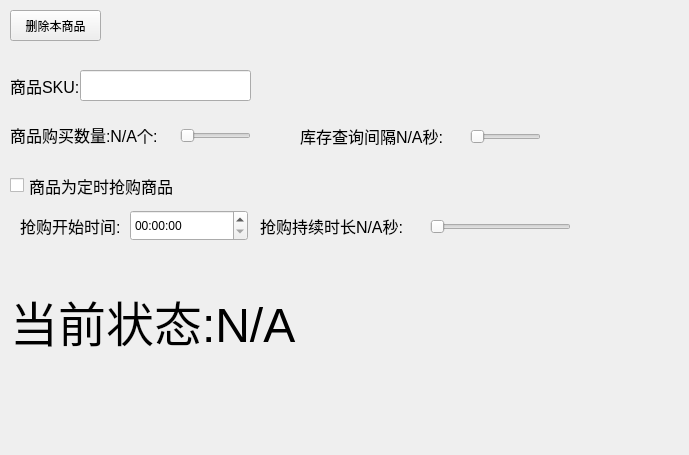
<?xml version="1.0" encoding="UTF-8"?>
<ui version="4.0">
 <class>Form</class>
 <widget class="QWidget" name="Form">
  <property name="geometry">
   <rect>
    <x>0</x>
    <y>0</y>
    <width>689</width>
    <height>455</height>
   </rect>
  </property>
  <property name="windowTitle">
   <string>Form</string>
  </property>
  <widget class="QPushButton" name="DelPushButton">
   <property name="geometry">
    <rect>
     <x>10</x>
     <y>10</y>
     <width>91</width>
     <height>31</height>
    </rect>
   </property>
   <property name="text">
    <string>删除本商品</string>
   </property>
  </widget>
  <widget class="QLabel" name="label">
   <property name="geometry">
    <rect>
     <x>10</x>
     <y>70</y>
     <width>71</width>
     <height>31</height>
    </rect>
   </property>
   <property name="font">
    <font>
     <pointsize>12</pointsize>
    </font>
   </property>
   <property name="text">
    <string>商品SKU:</string>
   </property>
  </widget>
  <widget class="QLineEdit" name="SkuLineEdit">
   <property name="geometry">
    <rect>
     <x>80</x>
     <y>70</y>
     <width>171</width>
     <height>31</height>
    </rect>
   </property>
  </widget>
  <widget class="QLabel" name="label_2">
   <property name="geometry">
    <rect>
     <x>10</x>
     <y>119</y>
     <width>161</width>
     <height>31</height>
    </rect>
   </property>
   <property name="font">
    <font>
     <pointsize>12</pointsize>
    </font>
   </property>
   <property name="text">
    <string>商品购买数量:N/A个:</string>
   </property>
  </widget>
  <widget class="QSlider" name="BusyNumHorizontalSlider">
   <property name="geometry">
    <rect>
     <x>180</x>
     <y>120</y>
     <width>71</width>
     <height>31</height>
    </rect>
   </property>
   <property name="orientation">
    <enum>Qt::Horizontal</enum>
   </property>
  </widget>
  <widget class="QSlider" name="InvenQueryInterHorizontalSlider">
   <property name="geometry">
    <rect>
     <x>470</x>
     <y>121</y>
     <width>71</width>
     <height>31</height>
    </rect>
   </property>
   <property name="orientation">
    <enum>Qt::Horizontal</enum>
   </property>
  </widget>
  <widget class="QLabel" name="label_3">
   <property name="geometry">
    <rect>
     <x>300</x>
     <y>120</y>
     <width>161</width>
     <height>31</height>
    </rect>
   </property>
   <property name="font">
    <font>
     <pointsize>12</pointsize>
    </font>
   </property>
   <property name="text">
    <string>库存查询间隔N/A秒:</string>
   </property>
  </widget>
  <widget class="QTimeEdit" name="RegularRushStartTimeEdit">
   <property name="geometry">
    <rect>
     <x>130</x>
     <y>210</y>
     <width>118</width>
     <height>31</height>
    </rect>
   </property>
  </widget>
  <widget class="QCheckBox" name="RegularRushCheckBox">
   <property name="geometry">
    <rect>
     <x>10</x>
     <y>170</y>
     <width>171</width>
     <height>31</height>
    </rect>
   </property>
   <property name="font">
    <font>
     <pointsize>12</pointsize>
    </font>
   </property>
   <property name="text">
    <string>商品为定时抢购商品</string>
   </property>
  </widget>
  <widget class="QLabel" name="label_4">
   <property name="geometry">
    <rect>
     <x>20</x>
     <y>210</y>
     <width>111</width>
     <height>31</height>
    </rect>
   </property>
   <property name="font">
    <font>
     <pointsize>12</pointsize>
    </font>
   </property>
   <property name="text">
    <string>抢购开始时间:</string>
   </property>
  </widget>
  <widget class="QSlider" name="RegularRushKeepTimeHorizontalSlider">
   <property name="geometry">
    <rect>
     <x>430</x>
     <y>211</y>
     <width>141</width>
     <height>31</height>
    </rect>
   </property>
   <property name="orientation">
    <enum>Qt::Horizontal</enum>
   </property>
  </widget>
  <widget class="QLabel" name="label_5">
   <property name="geometry">
    <rect>
     <x>260</x>
     <y>210</y>
     <width>161</width>
     <height>31</height>
    </rect>
   </property>
   <property name="font">
    <font>
     <pointsize>12</pointsize>
    </font>
   </property>
   <property name="text">
    <string>抢购持续时长N/A秒:</string>
   </property>
  </widget>
  <widget class="QLabel" name="label_7">
   <property name="geometry">
    <rect>
     <x>10</x>
     <y>270</y>
     <width>601</width>
     <height>101</height>
    </rect>
   </property>
   <property name="font">
    <font>
     <pointsize>36</pointsize>
    </font>
   </property>
   <property name="text">
    <string>当前状态:N/A</string>
   </property>
  </widget>
 </widget>
 <resources/>
 <connections/>
</ui>
